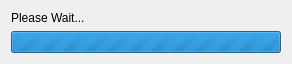
<?xml version="1.0" encoding="UTF-8"?>
<ui version="4.0">
 <class>GTAProgress</class>
 <widget class="QWidget" name="GTAProgress">
  <property name="geometry">
   <rect>
    <x>0</x>
    <y>0</y>
    <width>292</width>
    <height>60</height>
   </rect>
  </property>
  <property name="sizePolicy">
   <sizepolicy hsizetype="Fixed" vsizetype="Fixed">
    <horstretch>0</horstretch>
    <verstretch>0</verstretch>
   </sizepolicy>
  </property>
  <property name="windowTitle">
   <string>Form</string>
  </property>
  <layout class="QGridLayout" name="gridLayout">
   <item row="0" column="0">
    <layout class="QVBoxLayout" name="verticalLayout">
     <item>
      <widget class="QLabel" name="label">
       <property name="text">
        <string>Please Wait...</string>
       </property>
      </widget>
     </item>
     <item>
      <widget class="QProgressBar" name="progressBar">
       <property name="maximum">
        <number>0</number>
       </property>
       <property name="value">
        <number>0</number>
       </property>
       <property name="textVisible">
        <bool>false</bool>
       </property>
       <property name="format">
        <string/>
       </property>
      </widget>
     </item>
    </layout>
   </item>
  </layout>
 </widget>
 <resources/>
 <connections/>
</ui>
